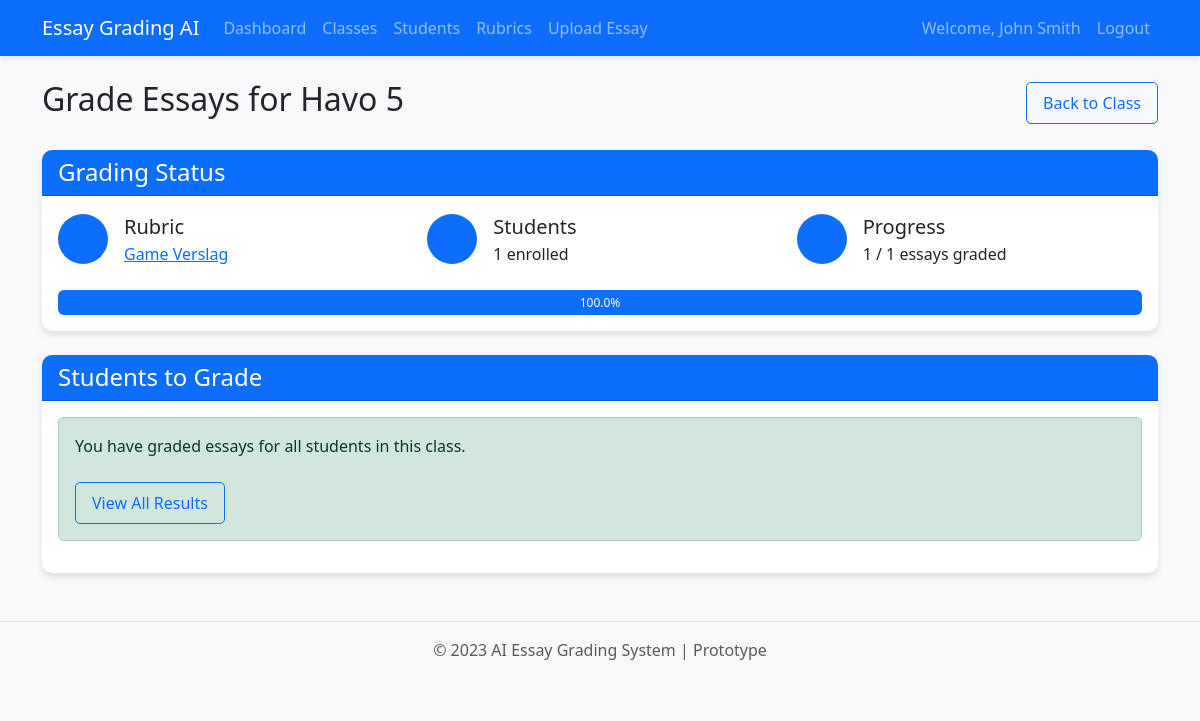
/classes/1/grade (signed in), run on the app's committed database.
### app.py (models this page shows)
class User(UserMixin, db.Model):
    id = db.Column(db.Integer, primary_key=True)
    email = db.Column(db.String(100), unique=True, nullable=False)
    password = db.Column(db.String(200), nullable=False)
    name = db.Column(db.String(100), nullable=False)
    rubrics = db.relationship('Rubric', backref='user', lazy=True)
    essays = db.relationship('Essay', backref='user', lazy=True)
    classes = db.relationship('Class', backref='teacher', lazy=True)
    students = db.relationship('Student', backref='teacher', lazy=True)

class Class(db.Model):
    id = db.Column(db.Integer, primary_key=True)
    name = db.Column(db.String(100), nullable=False)
    description = db.Column(db.Text, nullable=True)
    user_id = db.Column(db.Integer, db.ForeignKey('user.id'), nullable=False)
    rubric_id = db.Column(db.Integer, db.ForeignKey('rubric.id'), nullable=True)
    created_at = db.Column(db.DateTime, default=datetime.utcnow)
    students = db.relationship('Student', secondary=student_class, lazy='subquery',
                               backref=db.backref('classes', lazy=True))
    essays = db.relationship('Essay', backref='class_ref', lazy=True)

class Rubric(db.Model):
    id = db.Column(db.Integer, primary_key=True)
    name = db.Column(db.String(100), nullable=False)
    user_id = db.Column(db.Integer, db.ForeignKey('user.id'), nullable=False)
    criteria = db.relationship('RubricCriterion', backref='rubric', lazy=True, cascade="all, delete-orphan")
    essays = db.relationship('Essay', backref='rubric', lazy=True)
    created_at = db.Column(db.DateTime, default=datetime.utcnow)
    classes = db.relationship('Class', backref='assigned_rubric', lazy=True)

### app.py (the view)
@app.route('/classes/<int:class_id>/grade')
@login_required
def class_grading(class_id):
    class_obj = Class.query.filter_by(id=class_id, user_id=current_user.id).first_or_404()
    if not class_obj.rubric_id:
        flash('You need to assign a rubric to this class before grading essays.', 'warning')
        return redirect(url_for('edit_class', class_id=class_id))
    students = class_obj.students
    essays = Essay.query.filter_by(class_id=class_id).all()
    graded_student_ids = [essay.student_id for essay in essays]
    ungraded_students = [s for s in students if s.id not in graded_student_ids]
    return render_template('classes/grade.html',
                          class_obj=class_obj,
                          ungraded_students=ungraded_students,
                          graded_count=len(essays),
                          total_count=len(students))

### app.py (called while the page is built)
@login_manager.user_loader
def load_user(user_id):
    return User.query.get(int(user_id))

### templates/classes/grade.html (shortened to what this page needs)
{% extends "base.html" %}
{% block content %}
<div class="d-flex justify-content-between align-items-center mb-4">
    <h2>Grade Essays for {{ class_obj.name }}</h2>
    <a href="{{ url_for('view_class', class_id=class_obj.id) }}" class="btn btn-outline-primary">Back to Class</a>
</div>
<div class="card mb-4">
    <div class="card-header bg-primary text-white">
        <h4 class="mb-0">Grading Status</h4>
    </div>
    <div class="card-body">
        <div class="row">
            <div class="col-md-4">
                <div class="d-flex align-items-center">
                    <div class="me-3">
                        <div class="bg-primary text-white rounded-circle d-flex align-items-center justify-content-center" style="width: 50px; height: 50px;">
                        </div>
                    </div>
                    <div>
                        <div class="fs-5">Rubric</div>
                        {% if class_obj.rubric_id %}
                        <div><a href="{{ url_for('view_rubric', rubric_id=class_obj.rubric_id) }}">{{ class_obj.assigned_rubric.name }}</a></div>
                        {% else %}
                        <div class="text-warning">None assigned</div>
                        {% endif %}
                    </div>
                </div>
            </div>
            <div class="col-md-4">
                <div class="d-flex align-items-center">
                    <div class="me-3">
                        <div class="bg-primary text-white rounded-circle d-flex align-items-center justify-content-center" style="width: 50px; height: 50px;">
                        </div>
                    </div>
                    <div>
                        <div class="fs-5">Students</div>
                        <div>{{ class_obj.students|length }} enrolled</div>
                    </div>
                </div>
            </div>
            <div class="col-md-4">
                <div class="d-flex align-items-center">
                    <div class="me-3">
                        <div class="bg-primary text-white rounded-circle d-flex align-items-center justify-content-center" style="width: 50px; height: 50px;">
                        </div>
                    </div>
                    <div>
                        <div class="fs-5">Progress</div>
                        <div>{{ graded_count }} / {{ total_count }} essays graded</div>
                    </div>
                </div>
            </div>
        </div>
        <div class="progress mt-4" style="height: 25px;">
            <div class="progress-bar" role="progressbar"
                 style="width: {{ (graded_count / total_count) * 100 if total_count > 0 else 0 }}%"
                 aria-valuenow="{{ (graded_count / total_count) * 100 if total_count > 0 else 0 }}"
                 aria-valuemin="0" aria-valuemax="100">
                {{ (graded_count / total_count) * 100 if total_count > 0 else 0 }}%
            </div>
        </div>
    </div>
</div>
<div class="card">
    <div class="card-header bg-primary text-white">
        <h4 class="mb-0">Students to Grade</h4>
    </div>
    <div class="card-body">
        {% if ungraded_students %}
        <div class="table-responsive">
            <table class="table table-hover">
                <thead>
                    <tr>
                        <th>Student</th>
                        <th>Email</th>
                        <th>Actions</th>
                    </tr>
                </thead>
                <tbody>
                    {% for student in ungraded_students %}
                    <tr>
                        <td>{{ student.name }}</td>
                        <td>{{ student.email or 'N/A' }}</td>
                        <td>
                            <a href="{{ url_for('grade_student_essay', class_id=class_obj.id, student_id=student.id) }}"
                               class="btn btn-primary btn-sm">Grade Essay</a>
                        </td>
                    </tr>
                    {% endfor %}
                </tbody>
            </table>
        </div>
        {% elif total_count > 0 %}
        <div class="alert alert-success">
            <p>You have graded essays for all students in this class.</p>
            <a href="{{ url_for('view_class', class_id=class_obj.id) }}" class="btn btn-outline-primary mt-2">View All Results</a>
        </div>
        {% else %}
        <p class="text-muted">There are no students enrolled in this class.</p>
        <a href="{{ url_for('manage_class_students', class_id=class_obj.id) }}" class="btn btn-primary">Add Students</a>
        {% endif %}
    </div>
</div>
{% endblock %}

### templates/base.html (shortened to what this page needs)
<!DOCTYPE html>
<html lang="en">
<head>
    <link href="https://cdn.jsdelivr.net/npm/bootstrap@5.3.0/dist/css/bootstrap.min.css" rel="stylesheet">
    <link rel="stylesheet" href="{{ url_for('static', filename='css/style.css') }}">
</head>
<body>
    {% if current_user.is_authenticated %}
    <nav class="navbar navbar-expand-lg navbar-dark bg-primary">
        <div class="container">
            <a class="navbar-brand" href="{{ url_for('dashboard') }}">Essay Grading AI</a>
            <div class="collapse navbar-collapse" id="navbarNav">
                <ul class="navbar-nav me-auto">
                    <li class="nav-item">
                        <a class="nav-link" href="{{ url_for('dashboard') }}">Dashboard</a>
                    </li>
                    <li class="nav-item">
                        <a class="nav-link" href="{{ url_for('view_classes') }}">Classes</a>
                    </li>
                    <li class="nav-item">
                        <a class="nav-link" href="{{ url_for('view_students') }}">Students</a>
                    </li>
                    <li class="nav-item">
                        <a class="nav-link" href="{{ url_for('create_rubric') }}">Rubrics</a>
                    </li>
                    <li class="nav-item">
                        <a class="nav-link" href="{{ url_for('upload_essay') }}">Upload Essay</a>
                    </li>
                </ul>
                <div class="navbar-nav">
                    <span class="nav-item nav-link">Welcome, {{ current_user.name }}</span>
                    <a class="nav-link" href="{{ url_for('logout') }}">Logout</a>
                </div>
            </div>
        </div>
    </nav>
    {% endif %}
    <div class="container mt-4">
        {% block content %}{% endblock %}
    </div>
    <footer class="mt-5 py-3 text-center">
        <div class="container">
            <p class="text-muted">© 2023 AI Essay Grading System | Prototype</p>
        </div>
    </footer>
</body>
</html>

### static/css/style.css (style rules this page uses)
body { font-family: 'Segoe UI', Tahoma, Geneva, Verdana, sans-serif; background-color: #f8f9fa; }
.navbar { box-shadow: 0 2px 5px rgba(0, 0, 0, 0.1); }
.card { border: none; border-radius: 10px; box-shadow: 0 4px 6px rgba(0, 0, 0, 0.1); margin-bottom: 20px; }
.card-header { border-radius: 10px 10px 0 0 !important; }
.btn { border-radius: 5px; padding: 8px 16px; }
footer { border-top: 1px solid #dee2e6; margin-top: 50px; }

### data on the page
User: name "John Smith"
Class: name "Havo 5"
Rubric: assigned_rubric.name "Game Verslag"

### other printed values
{{ class_obj.students|length }} "1"
{{ graded_count }} "1"
{{ total_count }} "1"
{{ (graded_count / total_count) * 100 if total_count > 0 else 0 }} "100.0"
